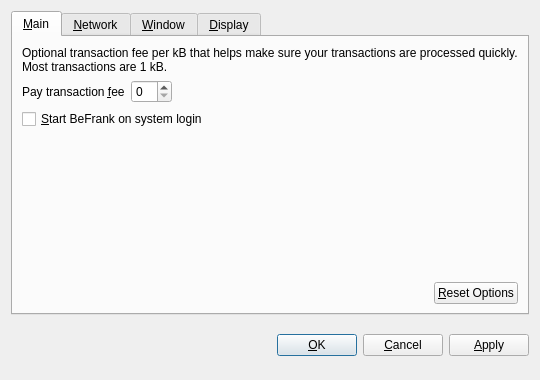
<?xml version="1.0" encoding="UTF-8"?>
<ui version="4.0">
 <class>OptionsDialog</class>
 <widget class="QDialog" name="OptionsDialog">
  <property name="geometry">
   <rect>
    <x>0</x>
    <y>0</y>
    <width>540</width>
    <height>380</height>
   </rect>
  </property>
  <property name="windowTitle">
   <string>Options</string>
  </property>
  <property name="modal">
   <bool>true</bool>
  </property>
  <layout class="QVBoxLayout" name="verticalLayout">
   <item>
    <widget class="QTabWidget" name="tabWidget">
     <property name="tabPosition">
      <enum>QTabWidget::North</enum>
     </property>
     <property name="currentIndex">
      <number>0</number>
     </property>
     <widget class="QWidget" name="tabMain">
      <attribute name="title">
       <string>&amp;Main</string>
      </attribute>
      <layout class="QVBoxLayout" name="verticalLayout_Main">
       <item>
        <widget class="QLabel" name="transactionFeeInfoLabel">
         <property name="text">
          <string>Optional transaction fee per kB that helps make sure your transactions are processed quickly. Most transactions are 1 kB.</string>
         </property>
         <property name="textFormat">
          <enum>Qt::PlainText</enum>
         </property>
         <property name="wordWrap">
          <bool>true</bool>
         </property>
        </widget>
       </item>
       <item>
        <layout class="QHBoxLayout" name="horizontalLayout_1_Main">
         <item>
          <widget class="QLabel" name="transactionFeeLabel">
           <property name="text">
            <string>Pay transaction &amp;fee</string>
           </property>
           <property name="textFormat">
            <enum>Qt::PlainText</enum>
           </property>
           <property name="buddy">
            <cstring>transactionFee</cstring>
           </property>
          </widget>
         </item>
         <item>
          <widget class="BitcoinAmountField" name="transactionFee"/>
         </item>
         <item>
          <spacer name="horizontalSpacer_1_Main">
           <property name="orientation">
            <enum>Qt::Horizontal</enum>
           </property>
           <property name="sizeHint" stdset="0">
            <size>
             <width>40</width>
             <height>20</height>
            </size>
           </property>
          </spacer>
         </item>
        </layout>
       </item>
       <item>
        <widget class="QCheckBox" name="bitcoinAtStartup">
         <property name="toolTip">
          <string>Automatically start BeFrank after logging in to the system.</string>
         </property>
         <property name="text">
          <string>&amp;Start BeFrank on system login</string>
         </property>
        </widget>
       </item>
       <item>
        <spacer name="verticalSpacer_Main">
         <property name="orientation">
          <enum>Qt::Vertical</enum>
         </property>
         <property name="sizeHint" stdset="0">
          <size>
           <width>20</width>
           <height>40</height>
          </size>
         </property>
        </spacer>
       </item>
       <item>
        <layout class="QHBoxLayout" name="horizontalLayout_2_Main">
         <item>
          <spacer name="horizontalSpacer_2_Main">
           <property name="orientation">
            <enum>Qt::Horizontal</enum>
           </property>
           <property name="sizeHint" stdset="0">
            <size>
             <width>40</width>
             <height>20</height>
            </size>
           </property>
          </spacer>
         </item>
         <item>
          <widget class="QPushButton" name="resetButton">
           <property name="toolTip">
            <string>Reset all client options to default.</string>
           </property>
           <property name="text">
            <string>&amp;Reset Options</string>
           </property>
           <property name="autoDefault">
            <bool>false</bool>
           </property>
          </widget>
         </item>
        </layout>
       </item>
      </layout>
     </widget>
     <widget class="QWidget" name="tabNetwork">
      <attribute name="title">
       <string>&amp;Network</string>
      </attribute>
      <layout class="QVBoxLayout" name="verticalLayout_Network">
       <item>
        <widget class="QCheckBox" name="mapPortUpnp">
         <property name="toolTip">
          <string>Automatically open the BeFrank client port on the router. This only works when your router supports UPnP and it is enabled.</string>
         </property>
         <property name="text">
          <string>Map port using &amp;UPnP</string>
         </property>
        </widget>
       </item>
       <item>
        <widget class="QCheckBox" name="connectSocks">
         <property name="toolTip">
          <string>Connect to the BeFrank network through a SOCKS proxy (e.g. when connecting through Tor).</string>
         </property>
         <property name="text">
          <string>&amp;Connect through SOCKS proxy:</string>
         </property>
        </widget>
       </item>
       <item>
        <layout class="QHBoxLayout" name="horizontalLayout_Network">
         <item>
          <widget class="QLabel" name="proxyIpLabel">
           <property name="text">
            <string>Proxy &amp;IP:</string>
           </property>
           <property name="textFormat">
            <enum>Qt::PlainText</enum>
           </property>
           <property name="buddy">
            <cstring>proxyIp</cstring>
           </property>
          </widget>
         </item>
         <item>
          <widget class="QValidatedLineEdit" name="proxyIp">
           <property name="maximumSize">
            <size>
             <width>140</width>
             <height>16777215</height>
            </size>
           </property>
           <property name="toolTip">
            <string>IP address of the proxy (e.g. 127.0.0.1)</string>
           </property>
          </widget>
         </item>
         <item>
          <widget class="QLabel" name="proxyPortLabel">
           <property name="text">
            <string>&amp;Port:</string>
           </property>
           <property name="textFormat">
            <enum>Qt::PlainText</enum>
           </property>
           <property name="buddy">
            <cstring>proxyPort</cstring>
           </property>
          </widget>
         </item>
         <item>
          <widget class="QLineEdit" name="proxyPort">
           <property name="maximumSize">
            <size>
             <width>55</width>
             <height>16777215</height>
            </size>
           </property>
           <property name="toolTip">
            <string>Port of the proxy (e.g. 9050)</string>
           </property>
          </widget>
         </item>
         <item>
          <widget class="QLabel" name="socksVersionLabel">
           <property name="text">
            <string>SOCKS &amp;Version:</string>
           </property>
           <property name="textFormat">
            <enum>Qt::PlainText</enum>
           </property>
           <property name="buddy">
            <cstring>socksVersion</cstring>
           </property>
          </widget>
         </item>
         <item>
          <widget class="QValueComboBox" name="socksVersion">
           <property name="toolTip">
            <string>SOCKS version of the proxy (e.g. 5)</string>
           </property>
          </widget>
         </item>
         <item>
          <spacer name="horizontalSpacer_Network">
           <property name="orientation">
            <enum>Qt::Horizontal</enum>
           </property>
           <property name="sizeHint" stdset="0">
            <size>
             <width>40</width>
             <height>20</height>
            </size>
           </property>
          </spacer>
         </item>
        </layout>
       </item>
       <item>
        <spacer name="verticalSpacer_Network">
         <property name="orientation">
          <enum>Qt::Vertical</enum>
         </property>
         <property name="sizeHint" stdset="0">
          <size>
           <width>20</width>
           <height>40</height>
          </size>
         </property>
        </spacer>
       </item>
      </layout>
     </widget>
     <widget class="QWidget" name="tabWindow">
      <attribute name="title">
       <string>&amp;Window</string>
      </attribute>
      <layout class="QVBoxLayout" name="verticalLayout_Window">
       <item>
        <widget class="QCheckBox" name="minimizeToTray">
         <property name="toolTip">
          <string>Show only a tray icon after minimizing the window.</string>
         </property>
         <property name="text">
          <string>&amp;Minimize to the tray instead of the taskbar</string>
         </property>
        </widget>
       </item>
       <item>
        <widget class="QCheckBox" name="minimizeOnClose">
         <property name="toolTip">
          <string>Minimize instead of exit the application when the window is closed. When this option is enabled, the application will be closed only after selecting Quit in the menu.</string>
         </property>
         <property name="text">
          <string>M&amp;inimize on close</string>
         </property>
        </widget>
       </item>
       <item>
        <spacer name="verticalSpacer_Window">
         <property name="orientation">
          <enum>Qt::Vertical</enum>
         </property>
         <property name="sizeHint" stdset="0">
          <size>
           <width>20</width>
           <height>40</height>
          </size>
         </property>
        </spacer>
       </item>
      </layout>
     </widget>
     <widget class="QWidget" name="tabDisplay">
      <attribute name="title">
       <string>&amp;Display</string>
      </attribute>
      <layout class="QVBoxLayout" name="verticalLayout_Display">
       <item>
        <layout class="QHBoxLayout" name="horizontalLayout_1_Display">
         <item>
          <widget class="QLabel" name="langLabel">
           <property name="text">
            <string>User Interface &amp;language:</string>
           </property>
           <property name="textFormat">
            <enum>Qt::PlainText</enum>
           </property>
           <property name="buddy">
            <cstring>lang</cstring>
           </property>
          </widget>
         </item>
         <item>
          <widget class="QValueComboBox" name="lang">
           <property name="toolTip">
            <string>The user interface language can be set here. This setting will take effect after restarting BeFrank.</string>
           </property>
          </widget>
         </item>
        </layout>
       </item>
       <item>
        <layout class="QHBoxLayout" name="horizontalLayout_2_Display">
         <item>
          <widget class="QLabel" name="unitLabel">
           <property name="text">
            <string>&amp;Unit to show amounts in:</string>
           </property>
           <property name="textFormat">
            <enum>Qt::PlainText</enum>
           </property>
           <property name="buddy">
            <cstring>unit</cstring>
           </property>
          </widget>
         </item>
         <item>
          <widget class="QValueComboBox" name="unit">
           <property name="toolTip">
            <string>Choose the default subdivision unit to show in the interface and when sending coins.</string>
           </property>
          </widget>
         </item>
        </layout>
       </item>
       <item>
        <widget class="QCheckBox" name="displayAddresses">
         <property name="toolTip">
          <string>Whether to show BeFrank addresses in the transaction list or not.</string>
         </property>
         <property name="text">
          <string>&amp;Display addresses in transaction list</string>
         </property>
        </widget>
       </item>
       <item>
        <spacer name="verticalSpacer_Display">
         <property name="orientation">
          <enum>Qt::Vertical</enum>
         </property>
         <property name="sizeHint" stdset="0">
          <size>
           <width>20</width>
           <height>40</height>
          </size>
         </property>
        </spacer>
       </item>
      </layout>
     </widget>
    </widget>
   </item>
   <item>
    <layout class="QHBoxLayout" name="horizontalLayout_Buttons">
     <item>
      <spacer name="horizontalSpacer_1">
       <property name="orientation">
        <enum>Qt::Horizontal</enum>
       </property>
       <property name="sizeHint" stdset="0">
        <size>
         <width>40</width>
         <height>48</height>
        </size>
       </property>
      </spacer>
     </item>
     <item>
      <widget class="QLabel" name="statusLabel">
       <property name="font">
        <font>
         <weight>75</weight>
         <bold>true</bold>
        </font>
       </property>
       <property name="text">
        <string/>
       </property>
       <property name="textFormat">
        <enum>Qt::PlainText</enum>
       </property>
       <property name="wordWrap">
        <bool>true</bool>
       </property>
      </widget>
     </item>
     <item>
      <spacer name="horizontalSpacer_2">
       <property name="orientation">
        <enum>Qt::Horizontal</enum>
       </property>
       <property name="sizeHint" stdset="0">
        <size>
         <width>40</width>
         <height>48</height>
        </size>
       </property>
      </spacer>
     </item>
     <item>
      <widget class="QPushButton" name="okButton">
       <property name="text">
        <string>&amp;OK</string>
       </property>
      </widget>
     </item>
     <item>
      <widget class="QPushButton" name="cancelButton">
       <property name="text">
        <string>&amp;Cancel</string>
       </property>
       <property name="autoDefault">
        <bool>false</bool>
       </property>
      </widget>
     </item>
     <item>
      <widget class="QPushButton" name="applyButton">
       <property name="text">
        <string>&amp;Apply</string>
       </property>
       <property name="autoDefault">
        <bool>false</bool>
       </property>
      </widget>
     </item>
    </layout>
   </item>
  </layout>
 </widget>
 <customwidgets>
  <customwidget>
   <class>BitcoinAmountField</class>
   <extends>QSpinBox</extends>
   <header>bitcoinamountfield.h</header>
  </customwidget>
  <customwidget>
   <class>QValueComboBox</class>
   <extends>QComboBox</extends>
   <header>qvaluecombobox.h</header>
  </customwidget>
  <customwidget>
   <class>QValidatedLineEdit</class>
   <extends>QLineEdit</extends>
   <header>qvalidatedlineedit.h</header>
  </customwidget>
 </customwidgets>
 <resources/>
 <connections/>
</ui>
